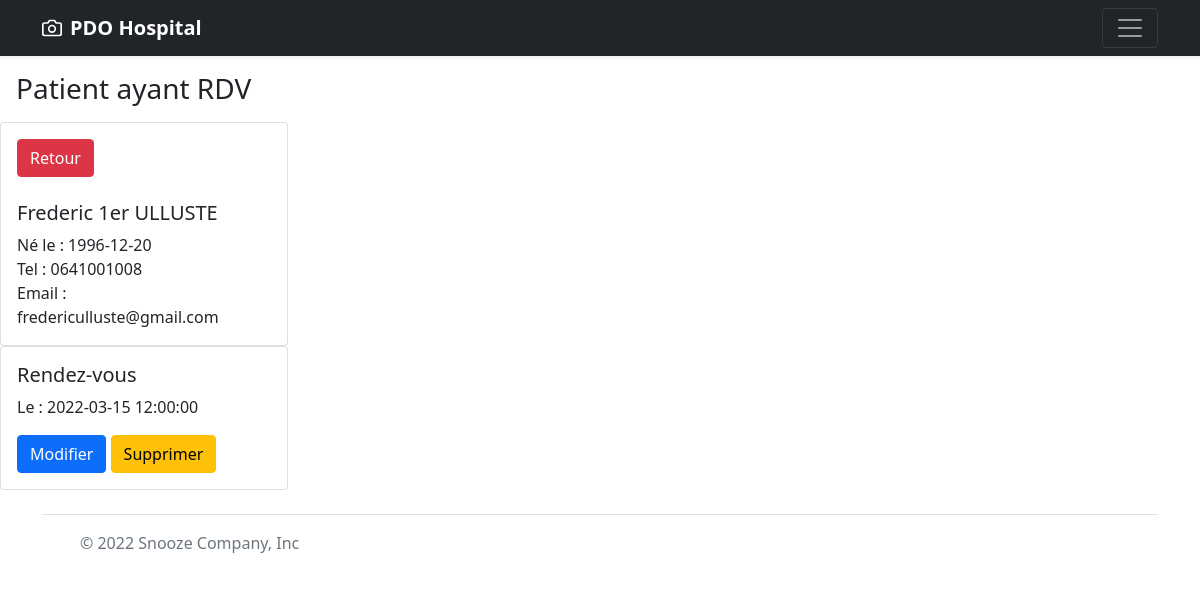
/rendezvous.php?patient_id=2, run on the app's committed database.
### tables this page shows
CREATE TABLE `patients` (
  `id` int(11) NOT NULL,
  `lastname` varchar(25) NOT NULL,
  `firstname` varchar(25) NOT NULL,
  `birthdate` date NOT NULL,
  `phone` varchar(25) DEFAULT NULL,
  `mail` varchar(100) NOT NULL
);

CREATE TABLE `appointments` (
  `id` int(11) NOT NULL,
  `dateHour` datetime NOT NULL,
  `idPatients` int(11) NOT NULL
);

### rendezvous.php (the view, shortened to what this page needs)
<?php
$mysqlConnection = new PDO(
    'mysql:host=localhost;dbname=hospitale2n;charset=utf8',
    'root',
    ''
);
$mysqlConnection->setAttribute(PDO::ATTR_ERRMODE, PDO::ERRMODE_EXCEPTION);
$id = htmlentities(trim($_GET["patient_id"]));
$id = (int) $id;
$afficherProfil = $mysqlConnection->prepare("SELECT * FROM patients WHERE id= ?");
$afficherProfil->execute([$id]);
$patient = $afficherProfil->fetch(PDO::FETCH_ASSOC);
$afficherRdv = $mysqlConnection->prepare("SELECT * FROM appointments WHERE idPatients= ? ORDER BY dateHour");
$afficherRdv->execute([$id]);
$rdvs = $afficherRdv->fetchAll(PDO::FETCH_ASSOC);
?>
<!DOCTYPE html>
<html lang="en">
<head>
    <link href="https://cdn.jsdelivr.net/npm/bootstrap@5.1.3/dist/css/bootstrap.min.css" rel="stylesheet">
</head>
<body>
<?php include "header.php"; ?>
<h3 class="m-3">Patient ayant RDV</h3>
<div class="card" style="width: 18rem;">
    <div class="card-body">
        <a href="liste-rendezvous.php" class="btn btn-danger">Retour</a><br><br>
        <h5 class="card-title"><?php echo $patient["firstname"] ?> <?php echo $patient["lastname"] ?> </h5>
        <p class="card-text">Né le : <?php echo $patient["birthdate"] ?> <br>Tel : <?php echo $patient["phone"] ?> <br> Email : <?php echo $patient["mail"] ?></p>
    </div>
</div>
<?php foreach ($rdvs as $rdv) { ?>
    <div class="card" style="width: 18rem;">
        <div class="card-body">
            <h5 class="card-title">Rendez-vous </h5>
            <p class="card-text">Le : <?= $rdv["dateHour"]; ?> </p>
            <a href="update-rdv.php?rdv_id=<?=$rdv['id']?>" class="btn btn-primary">Modifier</a>
            <a href="./process/processSupprRDV.php?id_rdv=<?=$rdv['id']?>" class="btn btn-warning">Supprimer</a>
        </div>
    </div>
<?php } ?>
<?php include "footer.php"; ?>
</body>
</html>

### data on the page
patients: firstname "Frederic 1er", lastname "ULLUSTE", birthdate "1996-12-20", phone "0641001008", mail "fredericulluste@gmail.com"
appointments: dateHour "2022-03-15 12:00:00"
